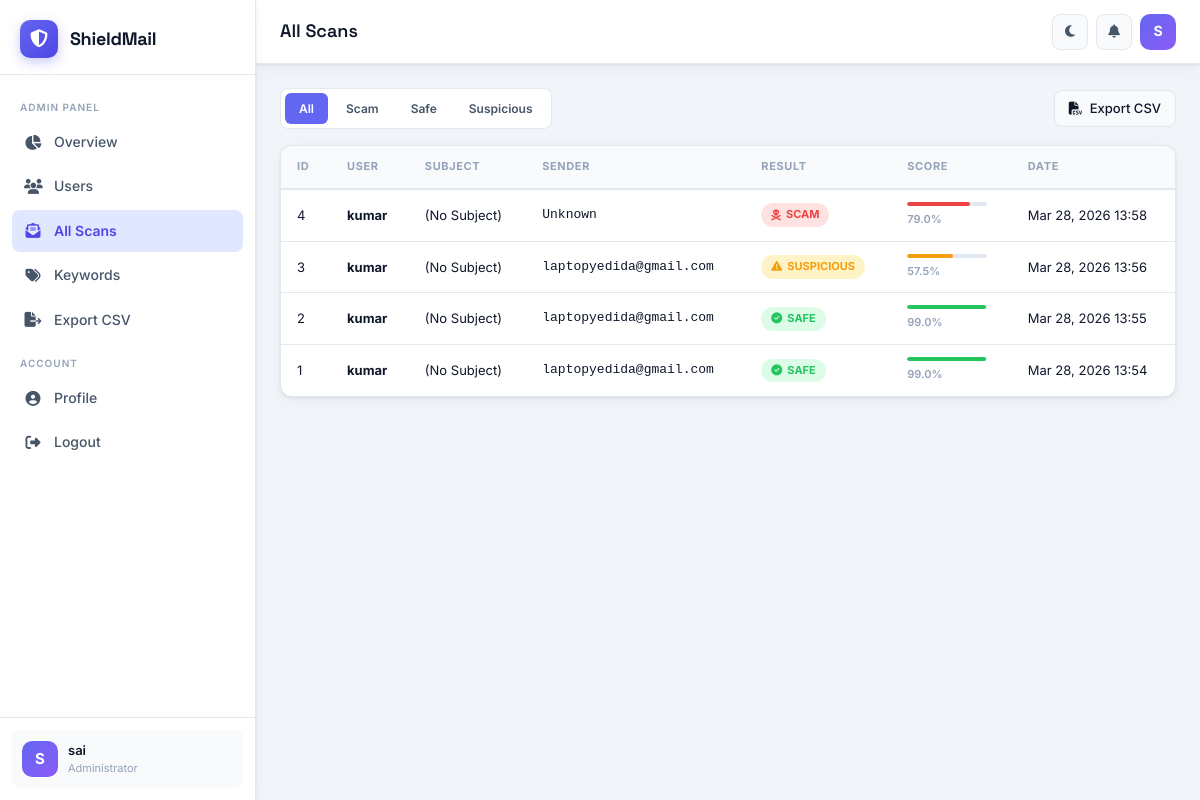
/admin-panel/scans/ (signed in), run on the app's committed database.
### scanner/models.py (models this page shows, shortened)
class EmailScan(models.Model):
    RESULT_CHOICES = [('SCAM', 'Scam'), ('SAFE', 'Safe'), ('SUSPICIOUS', 'Suspicious')]
    user = models.ForeignKey(User, on_delete=models.CASCADE, related_name='scans')
    subject = models.CharField(max_length=500, blank=True, null=True)
    sender = models.CharField(max_length=300, blank=True, null=True)
    email_content = models.TextField()
    result = models.CharField(max_length=20, choices=RESULT_CHOICES)
    confidence_score = models.FloatField(default=0.0)
    reasons = models.TextField(default='[]')  # JSON list
    suspicious_links = models.TextField(default='[]')  # JSON list
    detected_keywords = models.TextField(default='[]')  # JSON list
    scanned_at = models.DateTimeField(auto_now_add=True)
    file_name = models.CharField(max_length=255, blank=True, null=True)
    class Meta:
        ordering = ['-scanned_at']

### admin_panel/views.py (the view)
# urls.py: path('scans/', views.all_scans, name='all_scans'),
@login_required
@user_passes_test(admin_required, login_url='/accounts/login/')
def all_scans(request):
    result_filter = request.GET.get('result', '')
    scans = EmailScan.objects.select_related('user').all()
    if result_filter:
        scans = scans.filter(result=result_filter)
    return render(request, 'admin_panel/scans.html', {'scans': scans, 'result_filter': result_filter})

### admin_panel/views.py (called while the page is built)
def admin_required(user):
    return user.is_authenticated and user.is_staff

### templates/admin_panel/scans.html (shortened to what this page needs)
{% extends 'base.html' %}
{% block page_title %}All Scans{% endblock %}
{% block content %}
<div class="page-actions-bar">
  <div class="filter-tabs">
    <a href="?result=" class="filter-tab {% if not result_filter %}active{% endif %}">All</a>
    <a href="?result=SCAM" class="filter-tab filter-scam {% if result_filter == 'SCAM' %}active{% endif %}">Scam</a>
    <a href="?result=SAFE" class="filter-tab filter-safe {% if result_filter == 'SAFE' %}active{% endif %}">Safe</a>
    <a href="?result=SUSPICIOUS" class="filter-tab filter-suspicious {% if result_filter == 'SUSPICIOUS' %}active{% endif %}">Suspicious</a>
  </div>
  <a href="{% url 'admin_panel:export_csv' %}" class="btn-secondary btn-sm">
    <i class="fas fa-file-csv"></i> Export CSV
  </a>
</div>
<div class="card">
  <div class="card-body p-0">
    <div class="table-wrap">
      <table class="data-table">
        <thead>
          <tr><th>ID</th><th>User</th><th>Subject</th><th>Sender</th><th>Result</th><th>Score</th><th>Date</th></tr>
        </thead>
        <tbody>
          {% for scan in scans %}
          <tr>
            <td class="td-id">{{ scan.id }}</td>
            <td><strong>{{ scan.user.username }}</strong></td>
            <td>{{ scan.subject|default:"(No Subject)"|truncatechars:35 }}</td>
            <td class="td-mono">{{ scan.sender|default:"Unknown"|truncatechars:28 }}</td>
            <td>
              <span class="badge badge-result badge-{{ scan.result|lower }}">
                {% if scan.result == 'SCAM' %}<i class="fas fa-skull-crossbones"></i>
                {% elif scan.result == 'SAFE' %}<i class="fas fa-circle-check"></i>
                {% else %}<i class="fas fa-triangle-exclamation"></i>{% endif %}
                {{ scan.result }}
              </span>
            </td>
            <td>
              <div class="mini-progress">
                <div class="mini-bar mini-bar-{{ scan.result|lower }}" style="width:{{ scan.confidence_score }}%"></div>
              </div>
              <span class="pct-text">{{ scan.confidence_score }}%</span>
            </td>
            <td class="td-date">{{ scan.scanned_at|date:"M d, Y H:i" }}</td>
          </tr>
          {% empty %}
          <tr><td colspan="7" class="empty-row"><i class="fas fa-inbox"></i> No scans found.</td></tr>
          {% endfor %}
        </tbody>
      </table>
    </div>
  </div>
</div>
{% endblock %}

### templates/base.html (shortened to what this page needs)
<!DOCTYPE html>
<html lang="en" data-theme="light">
<head>
  <link rel="stylesheet" href="https://cdnjs.cloudflare.com/ajax/libs/font-awesome/6.5.0/css/all.min.css"/>
  <link rel="stylesheet" href="/static/css/main.css"/>
</head>
<body>
{% if user.is_authenticated %}
<aside class="sidebar" id="sidebar">
  <div class="sidebar-brand">
    <div class="brand-icon"><i class="fas fa-shield-halved"></i></div>
    <span class="brand-text">ShieldMail</span>
  </div>
  <nav class="sidebar-nav">
    {% if user.is_staff %}
    <div class="nav-section-label">Admin Panel</div>
    <a href="{% url 'admin_panel:dashboard' %}" class="nav-item {% if request.resolver_match.namespace == 'admin_panel' and request.resolver_match.url_name == 'dashboard' %}active{% endif %}">
      <i class="fas fa-chart-pie"></i><span>Overview</span>
    </a>
    <a href="{% url 'admin_panel:users_list' %}" class="nav-item {% if request.resolver_match.url_name == 'users_list' %}active{% endif %}">
      <i class="fas fa-users"></i><span>Users</span>
    </a>
    <a href="{% url 'admin_panel:all_scans' %}" class="nav-item {% if request.resolver_match.url_name == 'all_scans' %}active{% endif %}">
      <i class="fas fa-envelope-open-text"></i><span>All Scans</span>
    </a>
    <a href="{% url 'admin_panel:keywords' %}" class="nav-item {% if request.resolver_match.url_name == 'keywords' %}active{% endif %}">
      <i class="fas fa-tags"></i><span>Keywords</span>
    </a>
    <a href="{% url 'admin_panel:export_csv' %}" class="nav-item">
      <i class="fas fa-file-export"></i><span>Export CSV</span>
    </a>
    {% endif %}
    <div class="nav-section-label">Account</div>
    <a href="{% url 'accounts:profile' %}" class="nav-item {% if request.resolver_match.url_name == 'profile' %}active{% endif %}">
      <i class="fas fa-user-circle"></i><span>Profile</span>
    </a>
    <a href="{% url 'accounts:logout' %}" class="nav-item nav-logout">
      <i class="fas fa-right-from-bracket"></i><span>Logout</span>
    </a>
  </nav>
  <div class="sidebar-footer">
    <div class="user-chip">
      <div class="user-avatar">{{ user.username|first|upper }}</div>
      <div class="user-info">
        <div class="user-name">{{ user.get_full_name|default:user.username }}</div>
        <div class="user-role">{% if user.is_staff %}Administrator{% else %}User{% endif %}</div>
      </div>
    </div>
  </div>
</aside>
<div class="main-wrapper">
  <header class="topbar">
    <div class="topbar-title">{% block page_title %}Dashboard{% endblock %}</div>
    <div class="topbar-actions">
      <button class="icon-btn theme-toggle" id="themeToggle" title="Toggle dark mode">
        <i class="fas fa-moon" id="themeIcon"></i>
      </button>
      <div class="notification-bell">
        <button class="icon-btn"><i class="fas fa-bell"></i></button>
      </div>
      <a href="{% url 'accounts:profile' %}" class="topbar-avatar">{{ user.username|first|upper }}</a>
    </div>
  </header>
  <main class="content-area">
    {% block content %}{% endblock %}
  </main>
</div>
{% else %}
{% block auth_content %}{% endblock %}
{% endif %}
</body>
</html>

### data on the page
EmailScan: id "4", user.username "kumar", subject "(No Subject)", sender "Unknown", result "SCAM", confidence_score "79.0", scanned_at "Mar 28, 2026 13:58"
EmailScan: id "3", user.username "kumar", subject "(No Subject)", sender "laptopyedida@gmail.com", result "SUSPICIOUS", confidence_score "57.5", scanned_at "Mar 28, 2026 13:56"
EmailScan: id "2", user.username "kumar", subject "(No Subject)", sender "laptopyedida@gmail.com", result "SAFE", confidence_score "99.0", scanned_at "Mar 28, 2026 13:55"
EmailScan: id "1", user.username "kumar", subject "(No Subject)", sender "laptopyedida@gmail.com", result "SAFE", confidence_score "99.0", scanned_at "Mar 28, 2026 13:54"

### other printed values
{{ user.username|first|upper }} "S"
{{ user.get_full_name|default:user.username }} "sai"
